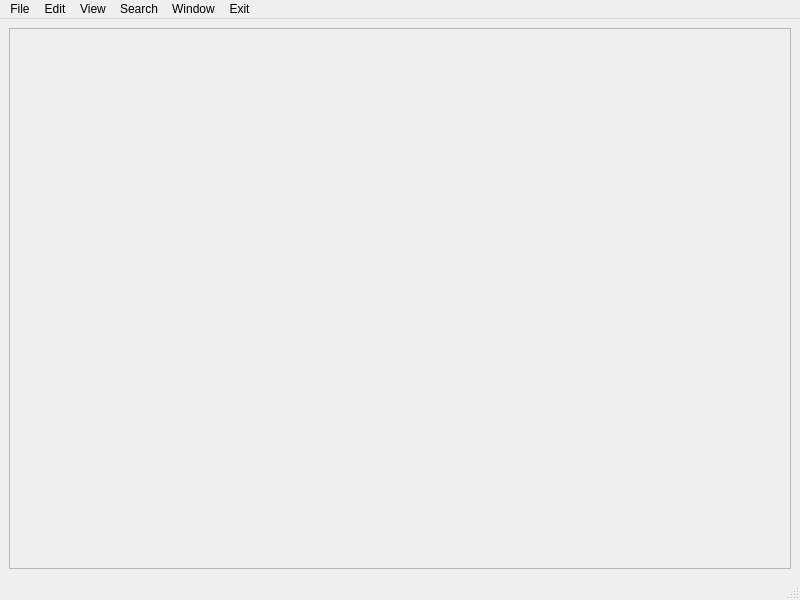
<?xml version="1.0" encoding="UTF-8"?>
<ui version="4.0">
 <class>StaticFileAnalyser</class>
 <widget class="QMainWindow" name="StaticFileAnalyser">
  <property name="geometry">
   <rect>
    <x>0</x>
    <y>0</y>
    <width>800</width>
    <height>600</height>
   </rect>
  </property>
  <property name="windowTitle">
   <string>StaticFileAnalyser</string>
  </property>
  <widget class="QWidget" name="centralwidget">
   <property name="layoutDirection">
    <enum>Qt::LeftToRight</enum>
   </property>
   <layout class="QVBoxLayout" name="verticalLayout_2">
    <item>
     <layout class="QVBoxLayout" name="verticalLayout">
      <property name="sizeConstraint">
       <enum>QLayout::SetDefaultConstraint</enum>
      </property>
      <item>
       <widget class="QTextEdit" name="assemblyCode">
        <property name="enabled">
         <bool>false</bool>
        </property>
       </widget>
      </item>
     </layout>
    </item>
   </layout>
  </widget>
  <widget class="QMenuBar" name="menubar">
   <property name="geometry">
    <rect>
     <x>0</x>
     <y>0</y>
     <width>800</width>
     <height>30</height>
    </rect>
   </property>
   <widget class="QMenu" name="menuFile">
    <property name="title">
     <string>File</string>
    </property>
    <addaction name="actionOpen"/>
    <addaction name="actionClose"/>
    <addaction name="actionSave"/>
   </widget>
   <widget class="QMenu" name="menuEdit">
    <property name="enabled">
     <bool>true</bool>
    </property>
    <property name="title">
     <string>Edit</string>
    </property>
    <addaction name="actionEnable_Editing"/>
   </widget>
   <widget class="QMenu" name="menuView">
    <property name="title">
     <string>View</string>
    </property>
    <addaction name="actionAscii_View"/>
    <addaction name="actionBinary_View"/>
    <addaction name="actionDisassembled_View"/>
    <addaction name="actionFile_Properties"/>
    <addaction name="actionHex_View"/>
    <addaction name="actionStrings_View"/>
   </widget>
   <widget class="QMenu" name="menuSearch">
    <property name="title">
     <string>Search</string>
    </property>
    <addaction name="actionGREP_Funcitonality"/>
   </widget>
   <widget class="QMenu" name="menuWindow">
    <property name="title">
     <string>Window</string>
    </property>
    <addaction name="actionFullscreen"/>
    <addaction name="actionMaximise"/>
    <addaction name="actionMinimise"/>
    <addaction name="actionRestore"/>
   </widget>
   <widget class="QMenu" name="menuExit">
    <property name="title">
     <string>Exit</string>
    </property>
    <addaction name="actionSave_and_Exit"/>
    <addaction name="actionDiscard_changes_and_Exit"/>
   </widget>
   <addaction name="menuFile"/>
   <addaction name="menuEdit"/>
   <addaction name="menuView"/>
   <addaction name="menuSearch"/>
   <addaction name="menuWindow"/>
   <addaction name="menuExit"/>
  </widget>
  <widget class="QStatusBar" name="statusbar"/>
  <action name="actionOpen">
   <property name="icon">
    <iconset resource="Resources/StaticFileAnalysisProgram.qrc">
     <normaloff>:/icons/FileOpenIcon.png</normaloff>:/icons/FileOpenIcon.png</iconset>
   </property>
   <property name="text">
    <string>Open</string>
   </property>
  </action>
  <action name="actionClose">
   <property name="icon">
    <iconset resource="Resources/StaticFileAnalysisProgram.qrc">
     <normaloff>:/icons/FileCloseIcon.png</normaloff>:/icons/FileCloseIcon.png</iconset>
   </property>
   <property name="text">
    <string>Close</string>
   </property>
  </action>
  <action name="actionFullscreen">
   <property name="icon">
    <iconset resource="Resources/StaticFileAnalysisProgram.qrc">
     <normaloff>:/icons/EnterFullscreenIcon.png</normaloff>:/icons/EnterFullscreenIcon.png</iconset>
   </property>
   <property name="text">
    <string>Fullscreen</string>
   </property>
  </action>
  <action name="actionMinimise">
   <property name="icon">
    <iconset resource="Resources/StaticFileAnalysisProgram.qrc">
     <normaloff>:/icons/MinimiseScreenIcon.png</normaloff>:/icons/MinimiseScreenIcon.png</iconset>
   </property>
   <property name="text">
    <string>Minimise</string>
   </property>
  </action>
  <action name="actionRestore">
   <property name="icon">
    <iconset resource="Resources/StaticFileAnalysisProgram.qrc">
     <normaloff>:/icons/RestoreScreenIcon.png</normaloff>:/icons/RestoreScreenIcon.png</iconset>
   </property>
   <property name="text">
    <string>Restore</string>
   </property>
  </action>
  <action name="actionFile_Properties">
   <property name="text">
    <string>File Properties View</string>
   </property>
  </action>
  <action name="actionDisassembled_View">
   <property name="text">
    <string>Disassembled View</string>
   </property>
  </action>
  <action name="actionSave">
   <property name="icon">
    <iconset resource="Resources/StaticFileAnalysisProgram.qrc">
     <normaloff>:/icons/SaveFileIcon.png</normaloff>:/icons/SaveFileIcon.png</iconset>
   </property>
   <property name="text">
    <string>Save</string>
   </property>
  </action>
  <action name="actionMaximise">
   <property name="icon">
    <iconset resource="Resources/StaticFileAnalysisProgram.qrc">
     <normaloff>:/icons/MaximiseScreenIcon.png</normaloff>:/icons/MaximiseScreenIcon.png</iconset>
   </property>
   <property name="text">
    <string>Maximise</string>
   </property>
  </action>
  <action name="actionSave_and_Exit">
   <property name="icon">
    <iconset resource="Resources/StaticFileAnalysisProgram.qrc">
     <normaloff>:/icons/SaveChangesAndExit.png</normaloff>:/icons/SaveChangesAndExit.png</iconset>
   </property>
   <property name="text">
    <string>Save and Exit</string>
   </property>
  </action>
  <action name="actionDiscard_changes_and_Exit">
   <property name="icon">
    <iconset resource="Resources/StaticFileAnalysisProgram.qrc">
     <normaloff>:/icons/DiscardChangesAndExit.png</normaloff>:/icons/DiscardChangesAndExit.png</iconset>
   </property>
   <property name="text">
    <string>Discard changes and Exit</string>
   </property>
  </action>
  <action name="actionGREP_Funcitonality">
   <property name="text">
    <string>GREP Funcitonality</string>
   </property>
  </action>
  <action name="actionBinary_View">
   <property name="text">
    <string>Binary View</string>
   </property>
  </action>
  <action name="actionAscii_View">
   <property name="text">
    <string>Ascii View</string>
   </property>
  </action>
  <action name="actionHex_View">
   <property name="text">
    <string>Hex View</string>
   </property>
  </action>
  <action name="actionStrings_View">
   <property name="text">
    <string>Strings View</string>
   </property>
  </action>
  <action name="actionEnable_Editing">
   <property name="checkable">
    <bool>true</bool>
   </property>
   <property name="text">
    <string>Enable Editing</string>
   </property>
  </action>
 </widget>
 <resources>
  <include location="Resources/StaticFileAnalysisProgram.qrc"/>
 </resources>
 <connections/>
</ui>
